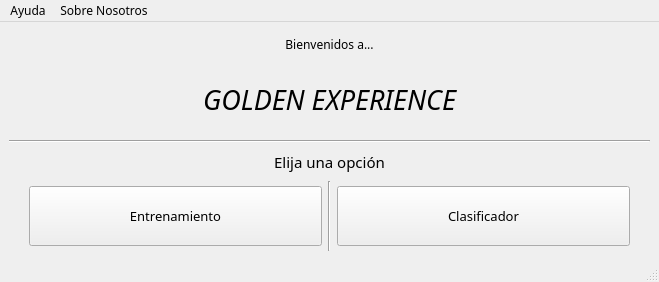
<?xml version="1.0" encoding="UTF-8"?>
<ui version="4.0">
 <class>MainWindow</class>
 <widget class="QMainWindow" name="MainWindow">
  <property name="geometry">
   <rect>
    <x>0</x>
    <y>0</y>
    <width>659</width>
    <height>282</height>
   </rect>
  </property>
  <property name="font">
   <font>
    <family>Questrial</family>
   </font>
  </property>
  <property name="windowTitle">
   <string>MainWindow</string>
  </property>
  <widget class="QWidget" name="centralwidget">
   <layout class="QVBoxLayout" name="verticalLayout">
    <item>
     <widget class="QLabel" name="label_2">
      <property name="font">
       <font>
        <pointsize>9</pointsize>
       </font>
      </property>
      <property name="text">
       <string>Bienvenidos a...</string>
      </property>
      <property name="alignment">
       <set>Qt::AlignCenter</set>
      </property>
     </widget>
    </item>
    <item>
     <widget class="QLabel" name="label_3">
      <property name="sizePolicy">
       <sizepolicy hsizetype="Preferred" vsizetype="Fixed">
        <horstretch>0</horstretch>
        <verstretch>0</verstretch>
       </sizepolicy>
      </property>
      <property name="minimumSize">
       <size>
        <width>0</width>
        <height>70</height>
       </size>
      </property>
      <property name="font">
       <font>
        <pointsize>20</pointsize>
        <weight>50</weight>
        <italic>true</italic>
        <bold>false</bold>
       </font>
      </property>
      <property name="text">
       <string>GOLDEN EXPERIENCE</string>
      </property>
      <property name="alignment">
       <set>Qt::AlignCenter</set>
      </property>
     </widget>
    </item>
    <item>
     <widget class="Line" name="line_2">
      <property name="orientation">
       <enum>Qt::Horizontal</enum>
      </property>
     </widget>
    </item>
    <item>
     <widget class="QLabel" name="label">
      <property name="sizePolicy">
       <sizepolicy hsizetype="Preferred" vsizetype="Preferred">
        <horstretch>0</horstretch>
        <verstretch>0</verstretch>
       </sizepolicy>
      </property>
      <property name="font">
       <font>
        <family>Questrial</family>
        <pointsize>11</pointsize>
       </font>
      </property>
      <property name="text">
       <string>Elija una opción</string>
      </property>
      <property name="alignment">
       <set>Qt::AlignCenter</set>
      </property>
     </widget>
    </item>
    <item>
     <layout class="QHBoxLayout" name="horizontalLayout">
      <property name="leftMargin">
       <number>20</number>
      </property>
      <property name="rightMargin">
       <number>20</number>
      </property>
      <item>
       <widget class="QPushButton" name="boton_entrenamiento">
        <property name="sizePolicy">
         <sizepolicy hsizetype="Preferred" vsizetype="Fixed">
          <horstretch>0</horstretch>
          <verstretch>0</verstretch>
         </sizepolicy>
        </property>
        <property name="minimumSize">
         <size>
          <width>0</width>
          <height>60</height>
         </size>
        </property>
        <property name="font">
         <font>
          <family>Questrial</family>
          <pointsize>10</pointsize>
         </font>
        </property>
        <property name="text">
         <string>Entrenamiento</string>
        </property>
       </widget>
      </item>
      <item>
       <widget class="Line" name="line">
        <property name="sizePolicy">
         <sizepolicy hsizetype="Fixed" vsizetype="Fixed">
          <horstretch>0</horstretch>
          <verstretch>0</verstretch>
         </sizepolicy>
        </property>
        <property name="minimumSize">
         <size>
          <width>0</width>
          <height>70</height>
         </size>
        </property>
        <property name="orientation">
         <enum>Qt::Vertical</enum>
        </property>
       </widget>
      </item>
      <item>
       <widget class="QPushButton" name="boton_clasificador">
        <property name="minimumSize">
         <size>
          <width>0</width>
          <height>60</height>
         </size>
        </property>
        <property name="font">
         <font>
          <family>Questrial</family>
          <pointsize>10</pointsize>
         </font>
        </property>
        <property name="text">
         <string>Clasificador</string>
        </property>
       </widget>
      </item>
     </layout>
    </item>
   </layout>
  </widget>
  <widget class="QStatusBar" name="statusbar">
   <property name="font">
    <font>
     <family>Questrial</family>
    </font>
   </property>
  </widget>
  <widget class="QMenuBar" name="menubar">
   <property name="geometry">
    <rect>
     <x>0</x>
     <y>0</y>
     <width>659</width>
     <height>26</height>
    </rect>
   </property>
   <widget class="QMenu" name="menu_Ayuda">
    <property name="font">
     <font>
      <family>Questrial</family>
     </font>
    </property>
    <property name="title">
     <string>Ayuda</string>
    </property>
   </widget>
   <widget class="QMenu" name="menu_SobreNosotros">
    <property name="font">
     <font>
      <family>Questrial</family>
     </font>
    </property>
    <property name="title">
     <string>Sobre Nosotros</string>
    </property>
   </widget>
   <addaction name="menu_Ayuda"/>
   <addaction name="menu_SobreNosotros"/>
  </widget>
 </widget>
 <resources/>
 <connections/>
</ui>
